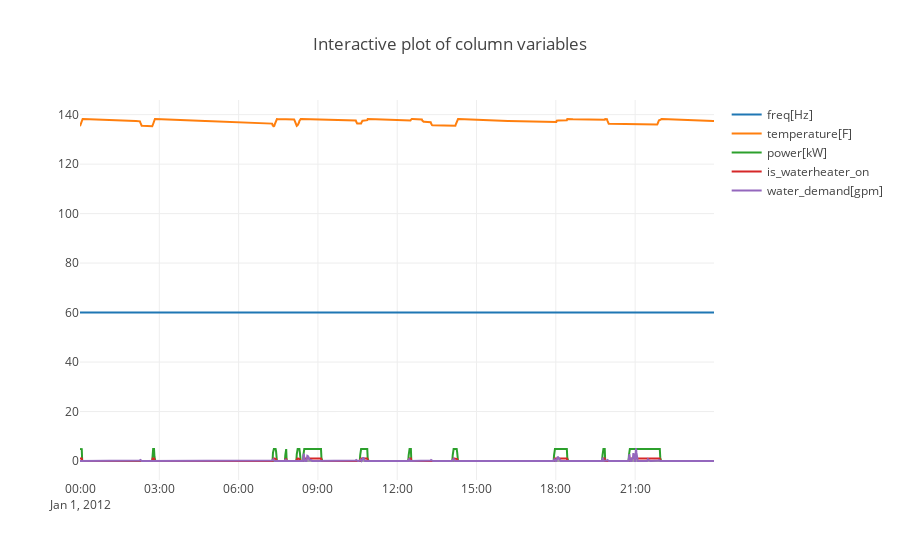

Source (notebook cell):
### Code cell
# we can toggle the varialbe to visualize each of them
plotly_plotdf(df_base.resample('1min').mean())

### Figure 1 — Plotly figure (JSON) as saved in the notebook; plotly's stock layout.template omitted (floating-point values rounded to 4 significant figures; data arrays with more than 128 entries replaced by an {"elided": "..."} marker saying what was removed)
{"data": [{"name": "freq[Hz]", "type": "scatter", "x": {"elided": "1440 str values"}, "y": {"elided": "1440 int values"}}, {"name": "temperature[F]", "type": "scatter", "x": {"elided": "1440 str values"}, "y": {"elided": "1440 float values"}}, {"name": "power[kW]", "type": "scatter", "x": {"elided": "1440 str values"}, "y": {"elided": "1440 float values"}}, {"name": "is_waterheater_on", "type": "scatter", "x": {"elided": "1440 str values"}, "y": {"elided": "1440 float values"}}, {"name": "water_demand[gpm]", "type": "scatter", "x": {"elided": "1440 str values"}, "y": {"elided": "1440 float values"}}], "layout": {"showlegend": true, "title": "Interactive plot of column variables"}}
